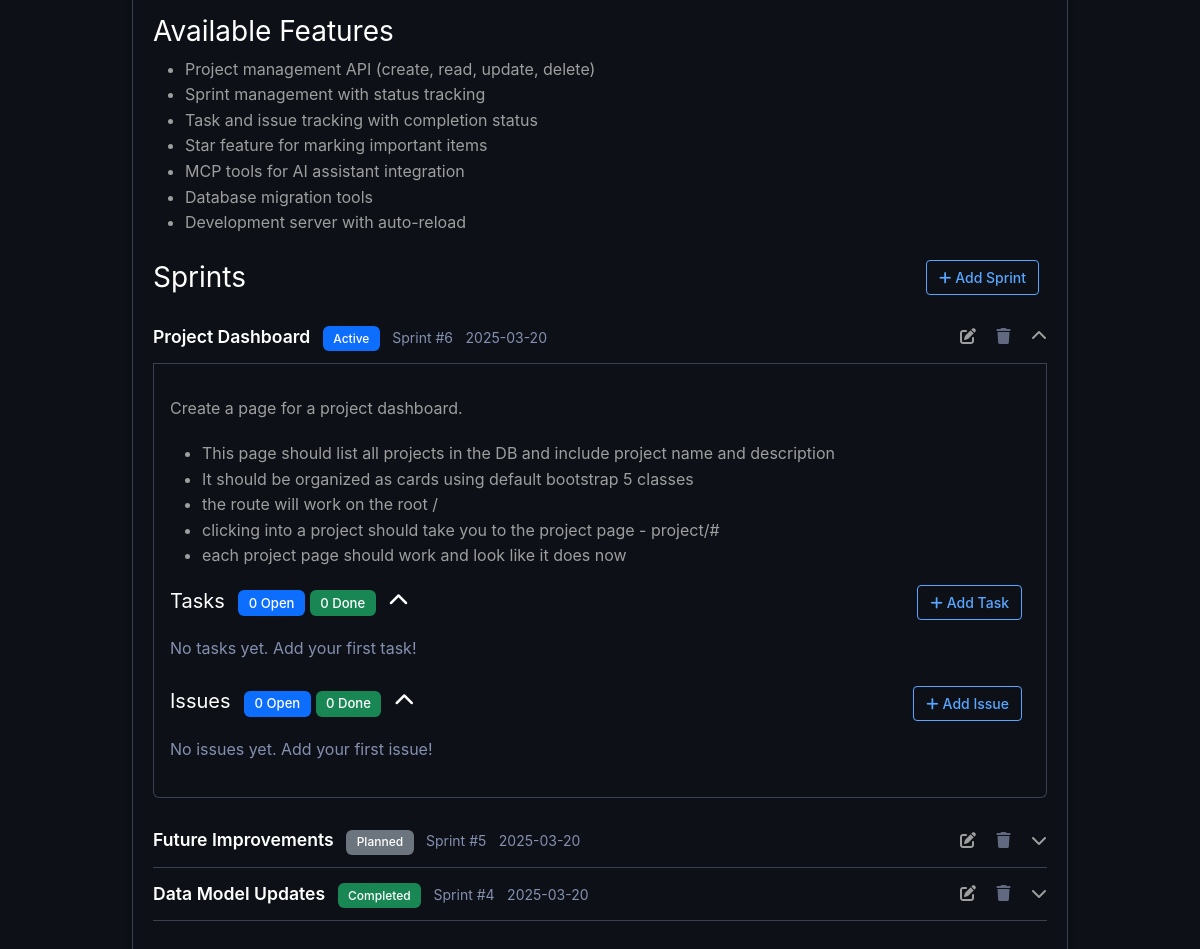
Before: /project/2 (lower part) with the older database file.
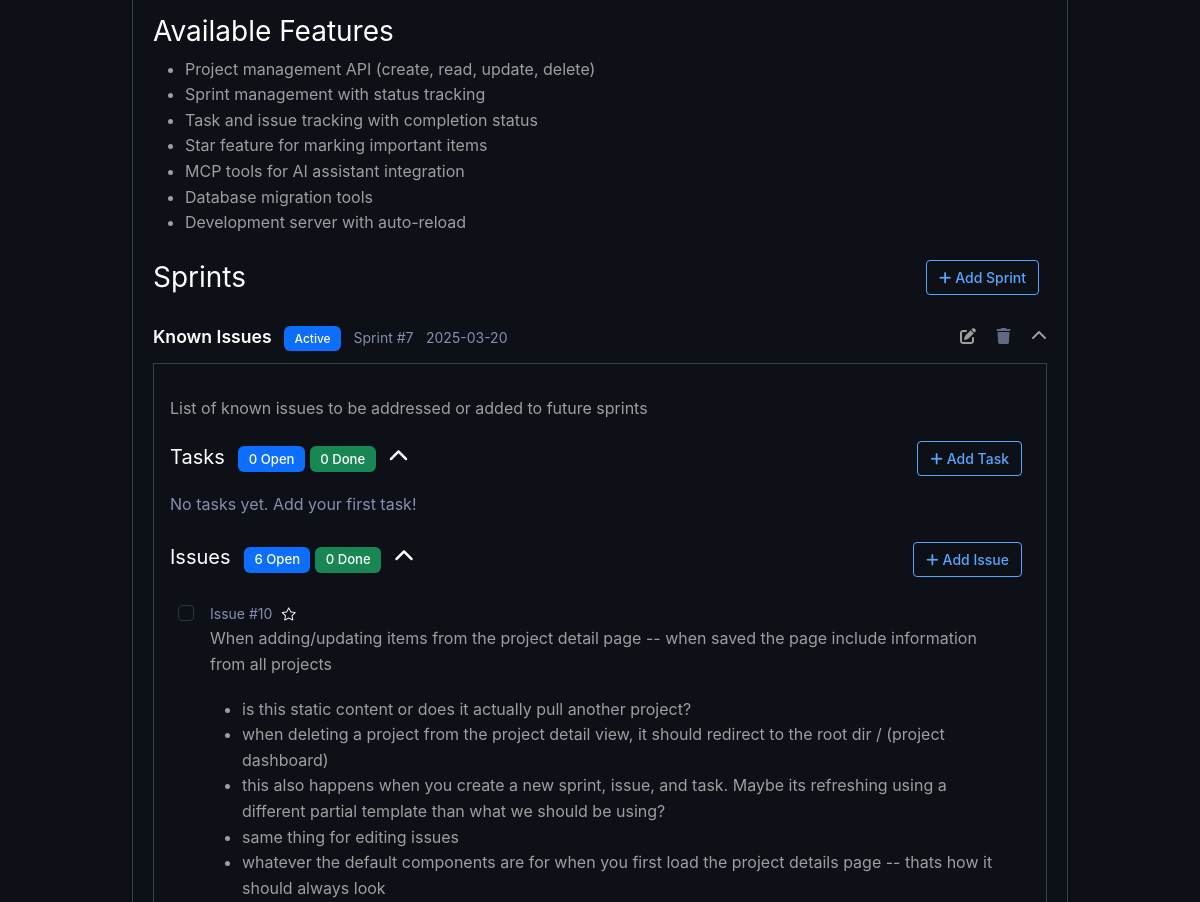
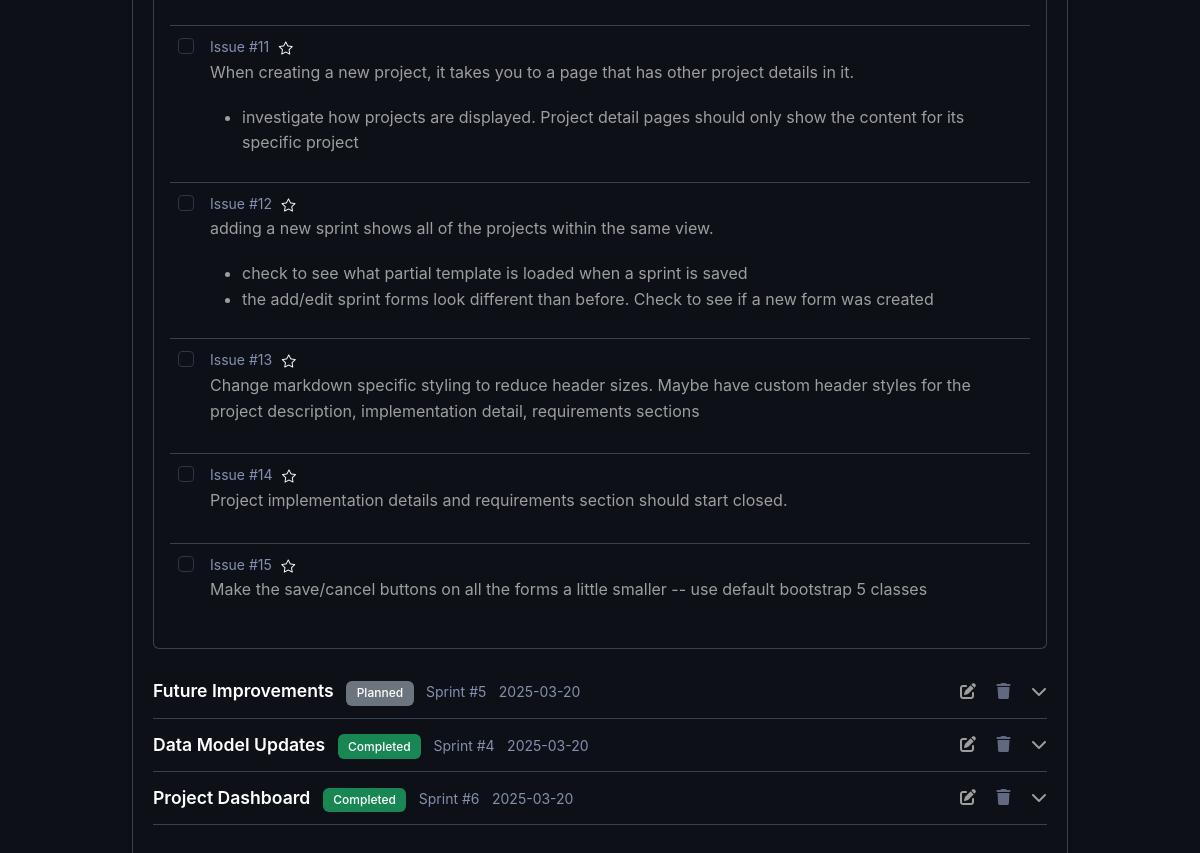
After: the same page with the newer database file (2 pictures, top to bottom).
### app/models/project.py (models this page shows, shortened)
class Project(db.Model):
    __tablename__ = 'projects'
    id = db.Column(db.Integer, primary_key=True)
    name = db.Column(db.String(100), nullable=False)
    description = db.Column(db.Text, nullable=True)
    requirements = db.Column(db.Text, nullable=True)
    implementation_details = db.Column(db.Text, nullable=True)
    created_at = db.Column(db.DateTime, default=datetime.utcnow)
    updated_at = db.Column(db.DateTime, default=datetime.utcnow, onupdate=datetime.utcnow)
    sprints = db.relationship('Sprint', backref='project', lazy='dynamic', cascade='all, delete-orphan')
    def get_sorted_sprints(self):
        from app.models import Sprint
        status_priority = {
            Sprint.STATUS_ACTIVE: 0,
            Sprint.STATUS_PLANNED: 1,
            Sprint.STATUS_COMPLETED: 2
        }
        return sorted(self.sprints.all(), key=lambda sprint: status_priority.get(sprint.status, 3))

### app/models/sprint.py (models this page shows, shortened)
class Sprint(db.Model):
    __tablename__ = 'sprints'
    STATUS_PLANNED = 'Planned'
    STATUS_ACTIVE = 'Active'
    STATUS_COMPLETED = 'Completed'
    VALID_STATUSES = [STATUS_PLANNED, STATUS_ACTIVE, STATUS_COMPLETED]
    id = db.Column(db.Integer, primary_key=True)
    name = db.Column(db.String(100), nullable=False)
    description = db.Column(db.Text, nullable=True)
    status = db.Column(db.String(20), default=STATUS_PLANNED)
    project_id = db.Column(db.Integer, db.ForeignKey('projects.id'), nullable=False)
    created_at = db.Column(db.DateTime, default=datetime.utcnow)
    updated_at = db.Column(db.DateTime, default=datetime.utcnow, onupdate=datetime.utcnow)
    tasks = db.relationship('Task', backref='sprint', lazy='dynamic', cascade='all, delete-orphan')
    issues = db.relationship('Issue', backref='sprint', lazy='dynamic', cascade='all, delete-orphan')
    def get_sorted_tasks(self):
        all_tasks = self.tasks.all()
        incomplete_tasks = sorted([task for task in all_tasks if not task.completed],
                                key=lambda task: task.created_at)  # Oldest first
        completed_tasks = sorted([task for task in all_tasks if task.completed],
                               key=lambda task: task.created_at)  # Oldest first
        return incomplete_tasks + completed_tasks
    def get_sorted_issues(self):
        all_issues = self.issues.all()
        incomplete_issues = sorted([issue for issue in all_issues if not issue.completed],
                                 key=lambda issue: issue.created_at)  # Oldest first
        completed_issues = sorted([issue for issue in all_issues if issue.completed],
                                key=lambda issue: issue.created_at)  # Oldest first
        return incomplete_issues + completed_issues

### app/models/issue.py (models this page shows, shortened)
class Issue(db.Model):
    __tablename__ = 'issues'
    id = db.Column(db.Integer, primary_key=True)
    details = db.Column(db.Text, nullable=False)
    completed = db.Column(db.Boolean, default=False)
    starred = db.Column(db.Boolean, default=False)  # New field to mark issues as starred/important
    sprint_id = db.Column(db.Integer, db.ForeignKey('sprints.id'), nullable=False)
    created_at = db.Column(db.DateTime, default=datetime.utcnow)
    updated_at = db.Column(db.DateTime, default=datetime.utcnow, onupdate=datetime.utcnow)

### app/routes/main_routes.py (the view)
@main_bp.route('/project/<int:project_id>')
def project_detail(project_id):
    project = Project.query.get_or_404(project_id)
    return render_template('project_detail.html', project=project)

### app.py (called while the page is built)
@app.context_processor
def inject_now():
    return {'now': datetime.utcnow()}

### app/utils/markdown_parser.py (called while the page is built)
def convert_markdown_to_html(text):
    if not text:
        return Markup("")
    html = markdown.markdown(
        text,
        extensions=[
            'markdown.extensions.fenced_code',
            'markdown.extensions.tables',
            'markdown.extensions.nl2br',
            'markdown.extensions.sane_lists'
        ]
    )
    clean_html = bleach.clean(
        html,
        tags=ALLOWED_TAGS,
        attributes=ALLOWED_ATTRIBUTES,
        strip=True
    )
    return Markup(clean_html)

### app/templates/project_detail.html (shortened to what this page needs)
{% extends "base.html" %}
{% block content %}
<div id="projectsContainer" class="container mt-4">
    {% with projects=[project] %}
        {% include 'partials/projects_list.html' %}
    {% endwith %}
</div>
{% endblock %}

### app/templates/partials/projects_list.html (shortened to what the changed rows need)
{% if projects %}
    {% for project in projects %}
        <div class="card mb-4 project-card" data-project-id="{{ project.id }}">
            <div class="card-body">
                <div x-data="{ implementationDetailsOpen: true }">
                    <div x-show="implementationDetailsOpen" x-transition class="mb-4">
                        <p class="project-implementation-details">{{ project.implementation_details|markdown or 'No implementation details provided.' }}</p>
                    </div>
                </div>
                <div class="mb-4">
                    <div class="d-flex justify-content-between align-items-center mb-3">
                        <h3 class="mb-0">Sprints</h3>
                        <button class="btn btn-sm btn-outline-primary me-2 add-sprint-btn"
                                hx-get="/htmx/sprints/form?project_id={{ project.id }}"
                                hx-target="#sprint-form-container-{{ project.id }}"
                                hx-swap="innerHTML">
                            <i class="fas fa-plus me-1"></i>Add Sprint
                        </button>
                    </div>
                    <div id="project-sprints-{{ project.id }}" class="sprints-container">
                        {% if project.get_sorted_sprints() %}
                            {% for sprint in project.get_sorted_sprints() %}
                                <div class="sprint-container"
                                     x-data="{
                                        sprintOpen: {% if sprint.status == 'Active' %}true{% else %}false{% endif %},
                                        tasksOpen: true,
                                        issuesOpen: true
                                     }">
                                    <div class="card-header d-flex justify-content-between align-items-center sprint-header cursor-pointer"
                                         @click="sprintOpen = !sprintOpen">
                                        <div>
                                            <span class="sprint-name">{{ sprint.name }}</span>
                                            <span class="badge
                                                {% if sprint.status == 'Planned' %}bg-secondary
                                                {% elif sprint.status == 'Active' %}bg-primary
                                                {% elif sprint.status == 'Completed' %}bg-success
                                                {% endif %}">{{ sprint.status }}</span>
                                            <small class="text-muted ms-2">Sprint #{{ sprint.id }}</small>
                                            <small class="text-muted ms-2">{{ sprint.created_at.strftime('%Y-%m-%d') if sprint.created_at else '' }}</small>
                                        </div>
                                        <div class="sprint-actions">
                                            <span class="action-icon edit-sprint-btn me-3"
                                                  hx-get="/htmx/sprints/{{ sprint.id }}/edit"
                                                  hx-target="#sprint-edit-form-container-{{ sprint.id }}"
                                                  hx-swap="innerHTML"
                                                  @click.stop="sprintOpen = true">
                                                <i class="fas fa-edit"></i>
                                            </span>
                                            <span class="action-icon delete-sprint-btn me-3"
                                                  hx-confirm="Are you sure you want to delete this sprint? This will also delete all tasks and issues in this sprint."
                                                  hx-post="/htmx/sprints/{{ sprint.id }}/delete"
                                                  hx-target="#project-sprints-{{ project.id }}"
                                                  hx-swap="outerHTML"
                                                  @click.stop>
                                                <i class="fas fa-trash"></i>
                                            </span>
                                            <i class="fas toggle-icon" :class="sprintOpen ? 'fa-chevron-up' : 'fa-chevron-down'"></i>
                                        </div>
                                    </div>
                                    <div x-show="sprintOpen" x-transition class="sprint-content p-3 border border-top-0 rounded-bottom mb-3">
                                        <div class="sprint-description mb-3">{{ sprint.description|markdown or 'No description provided.' }}</div>
                                        <div class="mb-4">
                                            <div class="d-flex justify-content-between align-items-center mb-3 cursor-pointer"
                                                 @click="tasksOpen = !tasksOpen">
                                                <h5 class="mb-0">
                                                    Tasks
                                                    <small class="text-muted ms-2">
                                                        <span class="badge bg-primary">{{ sprint.tasks.count() - sprint.tasks.filter_by(completed=True).count() }} Open</span>
                                                        <span class="badge bg-success">{{ sprint.tasks.filter_by(completed=True).count() }} Done</span>
                                                    </small>
                                                    <i class="fas ms-2" :class="tasksOpen ? 'fa-chevron-up' : 'fa-chevron-down'"></i>
                                                </h5>
                                                <div>
                                                    <button class="btn btn-sm btn-outline-primary me-2"
                                                            hx-get="/htmx/tasks/form/{{ sprint.id }}"
                                                            hx-target="#task-form-container-{{ sprint.id }}"
                                                            hx-swap="innerHTML"
                                                            @click.stop>
                                                        <i class="fas fa-plus me-1"></i>Add Task
                                                    </button>
                                                </div>
                                            </div>
                                            <div x-show="tasksOpen" x-transition class="tasks-container">
                                                {% if sprint.tasks.count() > 0 %}
                                                    {% for task in sprint.get_sorted_tasks() %}
                                                        {% include 'partials/task_item.html' %}
                                                    {% endfor %}
                                                {% else %}
                                                    <p class="text-muted">No tasks yet. Add your first task!</p>
                                                {% endif %}
                                            </div>
                                        </div>
                                        <div>
                                            <div class="d-flex justify-content-between align-items-center mb-3 cursor-pointer"
                                                 @click="issuesOpen = !issuesOpen">
                                                <h5 class="mb-0">
                                                    Issues
                                                    <small class="text-muted ms-2">
                                                        <span class="badge bg-primary">{{ sprint.issues.count() - sprint.issues.filter_by(completed=True).count() }} Open</span>
                                                        <span class="badge bg-success">{{ sprint.issues.filter_by(completed=True).count() }} Done</span>
                                                    </small>
                                                    <i class="fas ms-2" :class="issuesOpen ? 'fa-chevron-up' : 'fa-chevron-down'"></i>
                                                </h5>
                                                <div>
                                                    <button class="btn btn-sm btn-outline-primary me-2"
                                                            hx-get="/htmx/issues/form/{{ sprint.id }}"
                                                            hx-target="#issue-form-container-{{ sprint.id }}"
                                                            hx-swap="innerHTML"
                                                            @click.stop>
                                                        <i class="fas fa-plus me-1"></i>Add Issue
                                                    </button>
                                                </div>
                                            </div>
                                            <div x-show="issuesOpen" x-transition class="issues-container">
                                                {% if sprint.issues.count() > 0 %}
                                                    {% for issue in sprint.get_sorted_issues() %}
                                                        {% include 'partials/issue_item.html' %}
                                                    {% endfor %}
                                                {% else %}
                                                    <p class="text-muted">No issues yet. Add your first issue!</p>
                                                {% endif %}
                                            </div>
                                        </div>
                                    </div>
                                </div>
                            {% endfor %}
                        {% endif %}
                    </div>
                </div>
            </div>
        </div>
    {% endfor %}
{% endif %}

### app/templates/partials/issue_item.html (shortened to what this page needs)
<div class="issue-item p-2 d-flex justify-content-between align-items-center"
     id="issue-{{ issue.id }}" data-issue-id="{{ issue.id }}">
    <div class="form-check">
        <input class="form-check-input" type="checkbox" id="issue-checkbox-{{ issue.id }}"
               {{ 'checked' if issue.completed else '' }}
               hx-put="/htmx/issues/{{ issue.id }}/update"
               hx-target="#projectsContainer"
               hx-swap="innerHTML"
               name="completed">
        <label class="form-check-label ms-2" for="issue-checkbox-{{ issue.id }}">
            <small class="text-muted">Issue #{{ issue.id }}</small>
            <button class="btn btn-sm btn-link p-0 ms-1"
                    hx-put="/htmx/issues/{{ issue.id }}/star"
                    hx-target="#projectsContainer"
                    hx-swap="innerHTML"
                    hx-preserve="true">
                <i class="bi {{ 'bi-star-fill text-warning' if issue.starred else 'bi-star' }}"></i>
            </button>
            {{ issue.details|markdown }}
        </label>
    </div>
</div>

Changed rows visible on the page:
added Sprint: name "Known Issues", status "Active", id "7", created_at "2025-03-20", description "List of known issues to be addressed or added to future sprints", tasks.count "0", tasks.filter_by "0", shows "No tasks yet. Add your first task!", issues.count "6", issues.filter_by "0"
added Issue: id "10", starred False (drawn), details "When adding/updating items from the project detail page -- when saved the page include information from all projects is this static content or does it actually pull another project? when deleting a project from the project detail view, it should redirect to the root dir / (project dashboard) this also happens when you create a new sprint, issue, and task. Maybe its refreshing using a different partial template than what we should be using? same thing for editing issues whatever the default components are for when you first load the project details page -- thats how it should always look"
added Issue: id "11", starred False (drawn), details "When creating a new project, it takes you to a page that has other project details in it. investigate how projects are displayed. Project detail pages should only show the content for its specific project"
added Issue: id "12", starred False (drawn), details "adding a new sprint shows all of the projects within the same view. check to see what partial template is loaded when a sprint is saved the add/edit sprint forms look different than before. Check to see if a new form was created"
added Issue: id "13", starred False (drawn), details "Change markdown specific styling to reduce header sizes. Maybe have custom header styles for the project description, implementation detail, requirements sections"
added Issue: id "14", starred False (drawn), details "Project implementation details and requirements section should start closed."
added Issue: id "15", starred False (drawn), details "Make the save/cancel buttons on all the forms a little smaller -- use default bootstrap 5 classes"
changed Sprint "Project Dashboard": status "Active" → "Completed"; description "Create a page for a project dashboard. This page should list all projects in the DB and include project name and description It should be organized as cards using default bootstrap 5 classes the route will work on the root / clicking into a project should take you to the project page - project/# each project page should work and look like it does now" → (not shown); tasks.count "0" → (not shown); tasks.filter_by "0" → (not shown); issues.count "0" → (not shown); issues.filter_by "0" → (not shown); moves down the list
